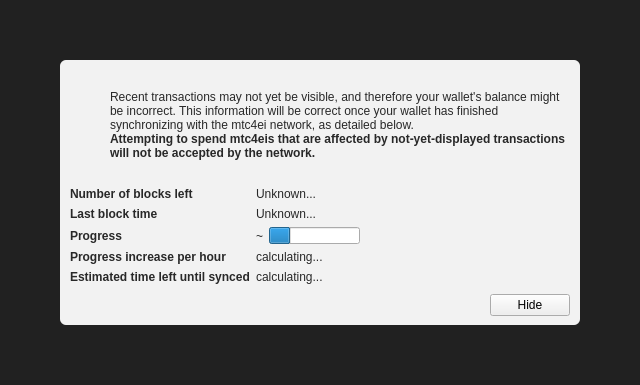
<?xml version="1.0" encoding="UTF-8"?>
<ui version="4.0">
 <class>ModalOverlay</class>
 <widget class="ModalOverlay" name="ModalOverlay">
  <property name="geometry">
   <rect>
    <x>0</x>
    <y>0</y>
    <width>640</width>
    <height>385</height>
   </rect>
  </property>
  <property name="windowTitle">
   <string>Form</string>
  </property>
  <layout class="QVBoxLayout" name="verticalLayout" stretch="0">
   <property name="sizeConstraint">
    <enum>QLayout::SetDefaultConstraint</enum>
   </property>
   <property name="leftMargin">
    <number>0</number>
   </property>
   <property name="topMargin">
    <number>0</number>
   </property>
   <property name="rightMargin">
    <number>0</number>
   </property>
   <property name="bottomMargin">
    <number>0</number>
   </property>
   <item>
    <widget class="QWidget" name="bgWidget" native="true">
     <property name="styleSheet">
      <string notr="true">#bgWidget { background: rgba(0,0,0,220); }</string>
     </property>
     <layout class="QVBoxLayout" name="verticalLayoutMain" stretch="1">
      <property name="leftMargin">
       <number>60</number>
      </property>
      <property name="topMargin">
       <number>60</number>
      </property>
      <property name="rightMargin">
       <number>60</number>
      </property>
      <property name="bottomMargin">
       <number>60</number>
      </property>
      <item>
       <widget class="QWidget" name="contentWidget" native="true">
        <property name="styleSheet">
         <string notr="true">#contentWidget { background: rgba(255,255,255,240); border-radius: 6px; }

QLabel { color: rgb(40,40,40);  }</string>
        </property>
        <layout class="QVBoxLayout" name="verticalLayoutSub" stretch="1,0,0,0">
         <property name="spacing">
          <number>0</number>
         </property>
         <property name="leftMargin">
          <number>10</number>
         </property>
         <property name="topMargin">
          <number>10</number>
         </property>
         <property name="rightMargin">
          <number>10</number>
         </property>
         <property name="bottomMargin">
          <number>10</number>
         </property>
         <item>
          <layout class="QHBoxLayout" name="horizontalLayoutIconText" stretch="0,1">
           <property name="topMargin">
            <number>20</number>
           </property>
           <item>
            <layout class="QVBoxLayout" name="verticalLayoutIcon">
             <property name="leftMargin">
              <number>0</number>
             </property>
             <item>
              <widget class="QPushButton" name="warningIcon">
               <property name="enabled">
                <bool>false</bool>
               </property>
               <property name="text">
                <string/>
               </property>
               <property name="icon">
                <iconset>
                 <normaloff>:/icons/warning</normaloff>
                 <disabledoff>:/icons/warning</disabledoff>:/icons/warning</iconset>
               </property>
               <property name="iconSize">
                <size>
                 <width>48</width>
                 <height>48</height>
                </size>
               </property>
               <property name="flat">
                <bool>true</bool>
               </property>
              </widget>
             </item>
             <item>
              <spacer name="verticalSpacerWarningIcon">
               <property name="orientation">
                <enum>Qt::Vertical</enum>
               </property>
               <property name="sizeHint" stdset="0">
                <size>
                 <width>20</width>
                 <height>40</height>
                </size>
               </property>
              </spacer>
             </item>
            </layout>
           </item>
           <item>
            <layout class="QVBoxLayout" name="verticalLayoutInfoText">
             <property name="leftMargin">
              <number>0</number>
             </property>
             <property name="topMargin">
              <number>0</number>
             </property>
             <item>
              <widget class="QLabel" name="infoText">
               <property name="text">
                <string>Recent transactions may not yet be visible, and therefore your wallet's balance might be incorrect. This information will be correct once your wallet has finished synchronizing with the mtc4ei network, as detailed below.</string>
               </property>
               <property name="textFormat">
                <enum>Qt::RichText</enum>
               </property>
               <property name="wordWrap">
                <bool>true</bool>
               </property>
              </widget>
             </item>
             <item>
              <widget class="QLabel" name="infoTextStrong">
               <property name="font">
                <font>
                 <weight>75</weight>
                 <bold>true</bold>
                </font>
               </property>
               <property name="text">
                <string>Attempting to spend mtc4eis that are affected by not-yet-displayed transactions will not be accepted by the network.</string>
               </property>
               <property name="textFormat">
                <enum>Qt::RichText</enum>
               </property>
               <property name="wordWrap">
                <bool>true</bool>
               </property>
              </widget>
             </item>
             <item>
              <spacer name="verticalSpacerInTextSpace">
               <property name="orientation">
                <enum>Qt::Vertical</enum>
               </property>
               <property name="sizeHint" stdset="0">
                <size>
                 <width>20</width>
                 <height>40</height>
                </size>
               </property>
              </spacer>
             </item>
            </layout>
           </item>
          </layout>
         </item>
         <item>
          <spacer name="verticalSpacerAfterText">
           <property name="orientation">
            <enum>Qt::Vertical</enum>
           </property>
           <property name="sizeHint" stdset="0">
            <size>
             <width>20</width>
             <height>40</height>
            </size>
           </property>
          </spacer>
         </item>
         <item>
          <layout class="QFormLayout" name="formLayout">
           <property name="fieldGrowthPolicy">
            <enum>QFormLayout::FieldsStayAtSizeHint</enum>
           </property>
           <property name="horizontalSpacing">
            <number>6</number>
           </property>
           <property name="verticalSpacing">
            <number>6</number>
           </property>
           <property name="topMargin">
            <number>10</number>
           </property>
           <item row="0" column="0">
            <widget class="QLabel" name="labelNumberOfBlocksLeft">
             <property name="font">
              <font>
               <weight>75</weight>
               <bold>true</bold>
              </font>
             </property>
             <property name="text">
              <string>Number of blocks left</string>
             </property>
            </widget>
           </item>
           <item row="0" column="1">
            <widget class="QLabel" name="numberOfBlocksLeft">
             <property name="text">
              <string>Unknown...</string>
             </property>
            </widget>
           </item>
           <item row="1" column="0">
            <widget class="QLabel" name="labelLastBlockTime">
             <property name="font">
              <font>
               <weight>75</weight>
               <bold>true</bold>
              </font>
             </property>
             <property name="text">
              <string>Last block time</string>
             </property>
            </widget>
           </item>
           <item row="1" column="1">
            <widget class="QLabel" name="newestBlockDate">
             <property name="sizePolicy">
              <sizepolicy hsizetype="Maximum" vsizetype="Preferred">
               <horstretch>0</horstretch>
               <verstretch>0</verstretch>
              </sizepolicy>
             </property>
             <property name="text">
              <string>Unknown...</string>
             </property>
            </widget>
           </item>
           <item row="2" column="0">
            <widget class="QLabel" name="labelSyncDone">
             <property name="font">
              <font>
               <weight>75</weight>
               <bold>true</bold>
              </font>
             </property>
             <property name="text">
              <string>Progress</string>
             </property>
            </widget>
           </item>
           <item row="2" column="1">
            <layout class="QHBoxLayout" name="horizontalLayoutSync" stretch="0,1">
             <item>
              <widget class="QLabel" name="percentageProgress">
               <property name="text">
                <string notr="true">~</string>
               </property>
              </widget>
             </item>
             <item>
              <widget class="QProgressBar" name="progressBar">
               <property name="value">
                <number>24</number>
               </property>
               <property name="format">
                <string/>
               </property>
              </widget>
             </item>
            </layout>
           </item>
           <item row="4" column="0">
            <widget class="QLabel" name="labelProgressIncrease">
             <property name="font">
              <font>
               <weight>75</weight>
               <bold>true</bold>
              </font>
             </property>
             <property name="text">
              <string>Progress increase per hour</string>
             </property>
            </widget>
           </item>
           <item row="4" column="1">
            <widget class="QLabel" name="progressIncreasePerH">
             <property name="text">
              <string>calculating...</string>
             </property>
            </widget>
           </item>
           <item row="5" column="0">
            <widget class="QLabel" name="labelEstimatedTimeLeft">
             <property name="font">
              <font>
               <weight>75</weight>
               <bold>true</bold>
              </font>
             </property>
             <property name="text">
              <string>Estimated time left until synced</string>
             </property>
            </widget>
           </item>
           <item row="5" column="1">
            <widget class="QLabel" name="expectedTimeLeft">
             <property name="text">
              <string>calculating...</string>
             </property>
            </widget>
           </item>
          </layout>
         </item>
         <item>
          <layout class="QHBoxLayout" name="horizontalLayoutButtons">
           <property name="leftMargin">
            <number>10</number>
           </property>
           <property name="topMargin">
            <number>10</number>
           </property>
           <item>
            <spacer name="horizontalSpacer">
             <property name="orientation">
              <enum>Qt::Horizontal</enum>
             </property>
             <property name="sizeHint" stdset="0">
              <size>
               <width>40</width>
               <height>20</height>
              </size>
             </property>
            </spacer>
           </item>
           <item>
            <widget class="QPushButton" name="closeButton">
             <property name="text">
              <string>Hide</string>
             </property>
            </widget>
           </item>
          </layout>
         </item>
        </layout>
       </widget>
      </item>
     </layout>
    </widget>
   </item>
  </layout>
 </widget>
 <customwidgets>
  <customwidget>
   <class>ModalOverlay</class>
   <extends>QWidget</extends>
   <header>modaloverlay.h</header>
   <container>1</container>
  </customwidget>
 </customwidgets>
 <resources/>
 <connections/>
</ui>
